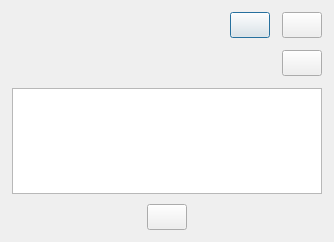
<?xml version="1.0" encoding="UTF-8"?>
<ui version="4.0">
    <class>RaptorUser</class>
    <widget class="QDialog" name="RaptorUser">
        <property name="geometry">
            <rect>
                <x>0</x>
                <y>0</y>
                <width>334</width>
                <height>242</height>
            </rect>
        </property>
        <property name="minimumSize">
            <size>
                <width>334</width>
                <height>242</height>
            </size>
        </property>
        <property name="maximumSize">
            <size>
                <width>334</width>
                <height>9999999</height>
            </size>
        </property>
        <property name="windowTitle">
            <string>RaptorUser</string>
        </property>
        <layout class="QVBoxLayout" name="_UserLayout">
            <property name="spacing">
                <number>0</number>
            </property>
            <property name="leftMargin">
                <number>0</number>
            </property>
            <property name="topMargin">
                <number>0</number>
            </property>
            <property name="rightMargin">
                <number>0</number>
            </property>
            <property name="bottomMargin">
                <number>0</number>
            </property>
            <item>
                <widget class="QWidget" name="_Stage" native="true">
                    <layout class="QVBoxLayout" name="_StageLayout">
                        <property name="spacing">
                            <number>12</number>
                        </property>
                        <property name="leftMargin">
                            <number>12</number>
                        </property>
                        <property name="topMargin">
                            <number>12</number>
                        </property>
                        <property name="rightMargin">
                            <number>12</number>
                        </property>
                        <property name="bottomMargin">
                            <number>12</number>
                        </property>
                        <item>
                            <widget class="QWidget" name="_Header" native="true">
                                <property name="minimumSize">
                                    <size>
                                        <width>0</width>
                                        <height>0</height>
                                    </size>
                                </property>
                                <layout class="QVBoxLayout" name="_HeaderLayout">
                                    <property name="spacing">
                                        <number>12</number>
                                    </property>
                                    <property name="leftMargin">
                                        <number>0</number>
                                    </property>
                                    <property name="topMargin">
                                        <number>0</number>
                                    </property>
                                    <property name="rightMargin">
                                        <number>0</number>
                                    </property>
                                    <property name="bottomMargin">
                                        <number>0</number>
                                    </property>
                                    <item>
                                        <widget class="QWidget" name="_HeaderPanel" native="true">
                                            <property name="minimumSize">
                                                <size>
                                                    <width>0</width>
                                                    <height>0</height>
                                                </size>
                                            </property>
                                            <layout class="QHBoxLayout" name="_HeaderPanelLayout">
                                                <property name="spacing">
                                                    <number>12</number>
                                                </property>
                                                <property name="leftMargin">
                                                    <number>0</number>
                                                </property>
                                                <property name="topMargin">
                                                    <number>0</number>
                                                </property>
                                                <property name="rightMargin">
                                                    <number>0</number>
                                                </property>
                                                <property name="bottomMargin">
                                                    <number>0</number>
                                                </property>
                                                <item>
                                                    <widget class="QLabel" name="_NickName">
                                                        <property name="text">
                                                            <string/>
                                                        </property>
                                                    </widget>
                                                </item>
                                                <item>
                                                    <spacer name="_HeaderPanelSpacer">
                                                        <property name="orientation">
                                                            <enum>Qt::Horizontal</enum>
                                                        </property>
                                                        <property name="sizeHint" stdset="0">
                                                            <size>
                                                                <width>83</width>
                                                                <height>20</height>
                                                            </size>
                                                        </property>
                                                    </spacer>
                                                </item>
                                                <item>
                                                    <widget class="QPushButton" name="_Refresh">
                                                        <property name="minimumSize">
                                                            <size>
                                                                <width>0</width>
                                                                <height>26</height>
                                                            </size>
                                                        </property>
                                                        <property name="maximumSize">
                                                            <size>
                                                                <width>16777215</width>
                                                                <height>26</height>
                                                            </size>
                                                        </property>
                                                        <property name="text">
                                                            <string/>
                                                        </property>
                                                    </widget>
                                                </item>
                                                <item>
                                                    <widget class="QPushButton" name="_Sign">
                                                        <property name="minimumSize">
                                                            <size>
                                                                <width>0</width>
                                                                <height>26</height>
                                                            </size>
                                                        </property>
                                                        <property name="maximumSize">
                                                            <size>
                                                                <width>16777215</width>
                                                                <height>26</height>
                                                            </size>
                                                        </property>
                                                        <property name="text">
                                                            <string/>
                                                        </property>
                                                    </widget>
                                                </item>
                                            </layout>
                                        </widget>
                                    </item>
                                    <item>
                                        <widget class="QWidget" name="_HeaderPanem" native="true">
                                            <layout class="QHBoxLayout" name="_HeaderPanemLayout">
                                                <property name="spacing">
                                                    <number>12</number>
                                                </property>
                                                <property name="leftMargin">
                                                    <number>0</number>
                                                </property>
                                                <property name="topMargin">
                                                    <number>0</number>
                                                </property>
                                                <property name="rightMargin">
                                                    <number>0</number>
                                                </property>
                                                <property name="bottomMargin">
                                                    <number>0</number>
                                                </property>
                                                <item>
                                                    <widget class="QLabel" name="_Capacity">
                                                        <property name="text">
                                                            <string/>
                                                        </property>
                                                    </widget>
                                                </item>
                                                <item>
                                                    <spacer name="_HeaderPanemSpacer">
                                                        <property name="orientation">
                                                            <enum>Qt::Horizontal</enum>
                                                        </property>
                                                        <property name="sizeHint" stdset="0">
                                                            <size>
                                                                <width>170</width>
                                                                <height>20</height>
                                                            </size>
                                                        </property>
                                                    </spacer>
                                                </item>
                                                <item>
                                                    <widget class="QPushButton" name="_Logout">
                                                        <property name="minimumSize">
                                                            <size>
                                                                <width>0</width>
                                                                <height>26</height>
                                                            </size>
                                                        </property>
                                                        <property name="maximumSize">
                                                            <size>
                                                                <width>16777215</width>
                                                                <height>26</height>
                                                            </size>
                                                        </property>
                                                        <property name="text">
                                                            <string/>
                                                        </property>
                                                    </widget>
                                                </item>
                                            </layout>
                                        </widget>
                                    </item>
                                </layout>
                            </widget>
                        </item>
                        <item>
                            <widget class="QTableView" name="_ItemView">
                                <property name="minimumSize">
                                    <size>
                                        <width>0</width>
                                        <height>106</height>
                                    </size>
                                </property>
                                <property name="maximumSize">
                                    <size>
                                        <width>16777215</width>
                                        <height>106</height>
                                    </size>
                                </property>
                                <property name="editTriggers">
                                    <set>QAbstractItemView::NoEditTriggers</set>
                                </property>
                            </widget>
                        </item>
                        <item>
                            <widget class="QWidget" name="_Footer" native="true">
                                <layout class="QHBoxLayout" name="_FooterLayout">
                                    <property name="spacing">
                                        <number>12</number>
                                    </property>
                                    <property name="leftMargin">
                                        <number>0</number>
                                    </property>
                                    <property name="topMargin">
                                        <number>0</number>
                                    </property>
                                    <property name="rightMargin">
                                        <number>0</number>
                                    </property>
                                    <property name="bottomMargin">
                                        <number>0</number>
                                    </property>
                                    <item>
                                        <spacer name="_FooterSpacer">
                                            <property name="orientation">
                                                <enum>Qt::Horizontal</enum>
                                            </property>
                                            <property name="sizeHint" stdset="0">
                                                <size>
                                                    <width>40</width>
                                                    <height>20</height>
                                                </size>
                                            </property>
                                        </spacer>
                                    </item>
                                    <item>
                                        <widget class="QPushButton" name="_Login">
                                            <property name="minimumSize">
                                                <size>
                                                    <width>0</width>
                                                    <height>26</height>
                                                </size>
                                            </property>
                                            <property name="maximumSize">
                                                <size>
                                                    <width>16777215</width>
                                                    <height>26</height>
                                                </size>
                                            </property>
                                            <property name="text">
                                                <string/>
                                            </property>
                                        </widget>
                                    </item>
                                    <item>
                                        <spacer name="_FooterSpaces">
                                            <property name="orientation">
                                                <enum>Qt::Horizontal</enum>
                                            </property>
                                            <property name="sizeHint" stdset="0">
                                                <size>
                                                    <width>40</width>
                                                    <height>20</height>
                                                </size>
                                            </property>
                                        </spacer>
                                    </item>
                                </layout>
                            </widget>
                        </item>
                    </layout>
                </widget>
            </item>
        </layout>
    </widget>
    <resources/>
    <connections/>
</ui>
